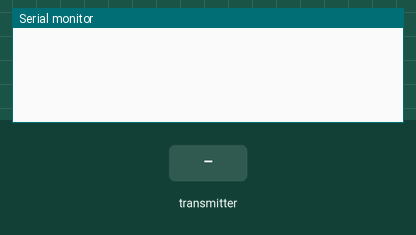
Recording of a sketch running on a simulated Arduino Uno, built with avr-gcc and run on an emulated ATmega328P. Shown: the last lines printed to the serial monitor. Inputs (shaded band) come from the test bench. No radio packets arrive unless stated.

Above: at 1.2 s.
1.3 s: the transmitter starts sending data.0 = -100
At 1.46 s:
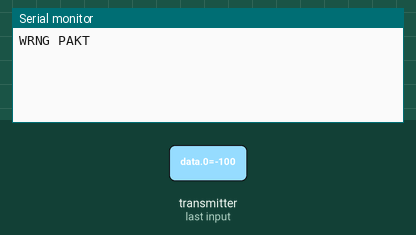
3.2 s: the transmitter starts sending data.0 = 0
At 3.36 s:
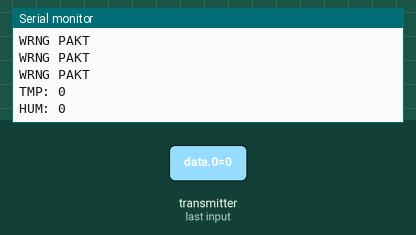
4.7 s: the transmitter starts sending data.1 = -100
6.2 s: the transmitter starts sending data.2 = -100
At 6.36 s:
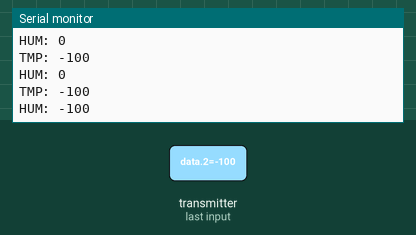
7.7 s: the transmitter starts sending data.1 = 100
9.2 s: the transmitter starts sending data.2 = 100
At 9.36 s:
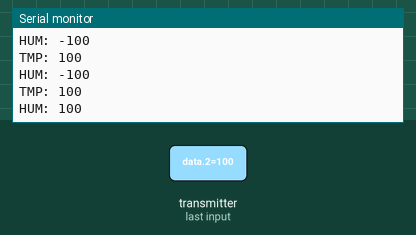
Timing chart, 0 to 11.7 s (numbered marks = the images above; inputs shaded):
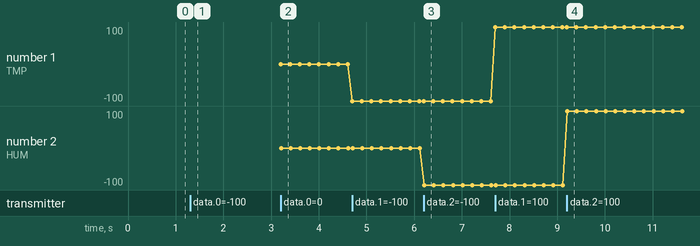

The sketch:

RFTempReceiver.ino
```cpp
#include <RH_ASK.h>
#include <SPI.h>
#define BUFF_SIZE 3
#define RX_PIN 6
/* Quita el comentario para habilitar la salida a LCD 16x2 */
//#define ENABLE_LCD
#define ENABLE_SERIAL
#ifdef ENABLE_LCD
#include <LiquidCrystal.h>
#endif

int8_t data[BUFF_SIZE];
uint8_t buffsize = BUFF_SIZE*sizeof(int8_t);

RH_ASK driver;

#ifdef ENABLE_LCD
LiquidCrystal lcd(7, 6, 5, 4, 3, 2);
#endif

void setup() {
#ifdef ENABLE_LCD
  lcd.begin(16, 2);
  lcd.setCursor(0, 0);
  lcd.print("Esperando datos");
#endif

#ifdef ENABLE_SERIAL
  Serial.begin(9600);
  if(!driver.init())
    Serial.println("init failed");
#else
  driver.init();
#endif

}

void loop() {
  /*
   * Esperar por datos del enlace inalambrico.
   */
  if(driver.recv((uint8_t*)data,&buffsize)) {
    /*
     * Imprimir estado según estatus del DHT11
     */
    switch(data[0]) {
      case 0:
#ifdef ENABLE_LCD
        lcd.clear();
        lcd.setCursor(0,0);
        lcd.print("TMP: ");
        lcd.print(data[1], DEC);
        lcd.setCursor(0,1);
        lcd.print("HUM: ");
        lcd.print(data[2], DEC);
#endif
#ifdef ENABLE_SERIAL
        Serial.print("TMP: ");
        Serial.println(data[1], DEC);
        Serial.print("HUM: ");
        Serial.println(data[2], DEC);
#endif
        break;
      case -1:
#ifdef ENABLE_LCD
        lcd.clear();
        lcd.setCursor(0,0);
        lcd.print("ERR CHKSUM");
#endif
#ifdef ENABLE_SERIAL
        Serial.println("ERR CHKSUM");
#endif
        break;
      case -2:
#ifdef ENABLE_LCD
        lcd.clear();
        lcd.setCursor(0,0);
        lcd.print("ERR TIMEOUT");
#endif
#ifdef ENABLE_SERIAL
        Serial.println("ERR TIMEOUT");
#endif
        break;
      default:
#ifdef ENABLE_LCD
        lcd.clear();
        lcd.setCursor(0,0);
        lcd.print("WRNG PAKT");
#endif
#ifdef ENABLE_SERIAL
        Serial.println("WRNG PAKT");
#endif
    }
  }
}
```

Measured:
- after the input at 1.3 s, the serial monitor: prints a new line at once (image 1)
- after the input at 3.2 s, the serial monitor: prints a new line at once (image 2)
- after the input at 6.2 s, the serial monitor: prints a new line at once (image 3)
- after the input at 9.2 s, the serial monitor: prints a new line at once (image 4)
- plotted number 1: 0 → -100 after the input at 4.7 s, -100 → 100 after the input at 7.7 s
